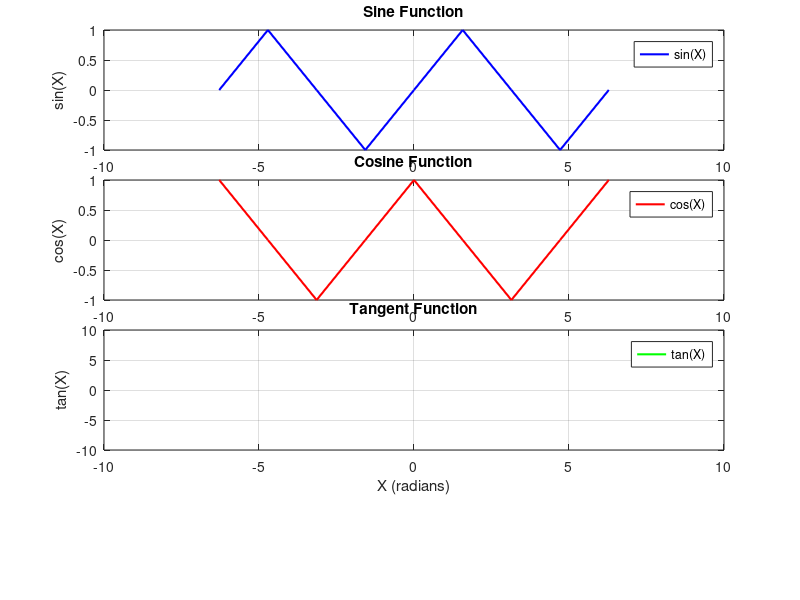

Recreate this plot in MATLAB.
X = linspace(-2*pi, 2*pi, (4*pi)/(pi/2) + 1);  
figure;
subplot(3,1,1);
plot(X, sin(X), 'b', 'LineWidth', 1.5); 
title('Sine Function');
xlabel('X (radians)');
ylabel('sin(X)');
legend('sin(X)');
grid on;
subplot(3,1,2);
plot(X, cos(X), 'r', 'LineWidth', 1.5); 
title('Cosine Function');
xlabel('X (radians)');
ylabel('cos(X)');
legend('cos(X)');
grid on;
subplot(3,1,3);
plot(X, tan(X), 'g', 'LineWidth', 1.5);  
title('Tangent Function');
xlabel('X (radians)');
ylabel('tan(X)');
legend('tan(X)');
ylim([-10, 10]);  
grid on;
subplot(3,1,1);
set(gca,'Position',[0.13, 0.75, 0.775, 0.2]);
subplot(3,1,2);
set(gca,'Position',[0.13, 0.50, 0.775, 0.2]);
subplot(3,1,3);
set(gca,'Position',[0.13, 0.25, 0.775, 0.2]);